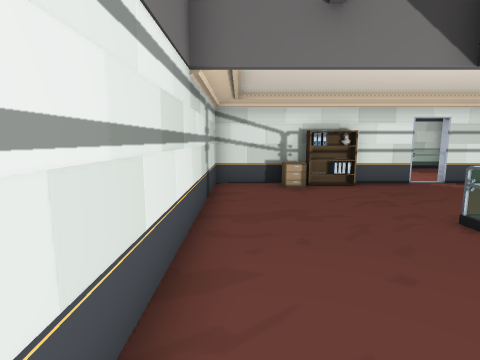
view 1 (above)

12 first-person views from a walk through a scene from a Unity 3-D project. The camera is 1.5 m above the floor, tilts 8° down and sees 80° across. Doors are open. The floor is counted in squares, 1 m on a side. Each view is taken from the middle of a square. On the plan, view 1 faces up. The plan holds only what a view shows up to about 14 squares ahead; the rest is blank. The place goes on beyond the plan. The player character is not drawn.

view 2
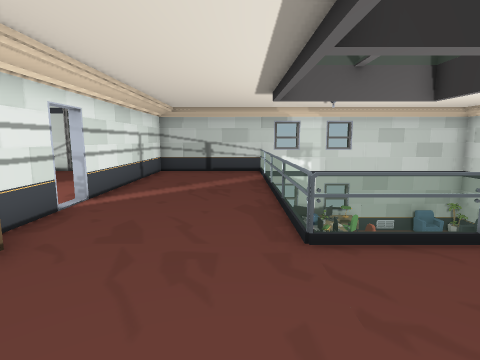

view 3
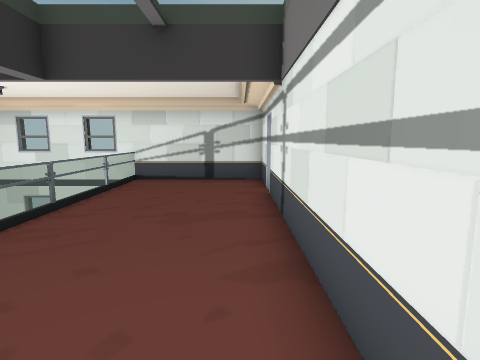

view 4
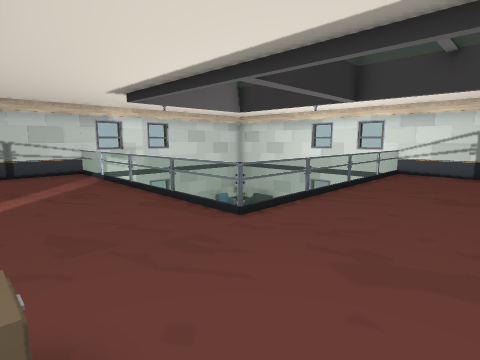

view 5
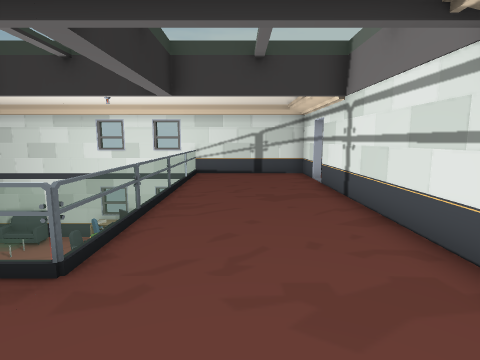

view 6
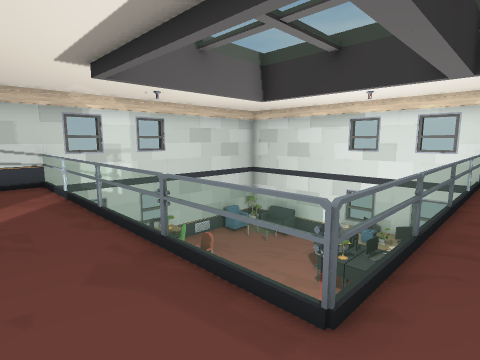

view 7
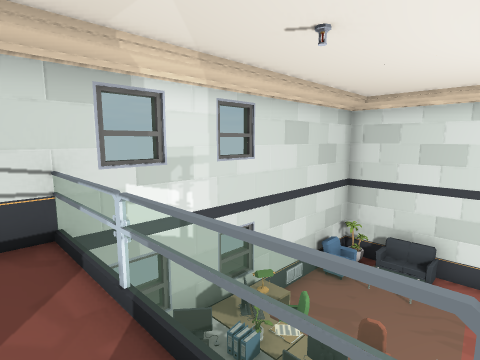

view 8
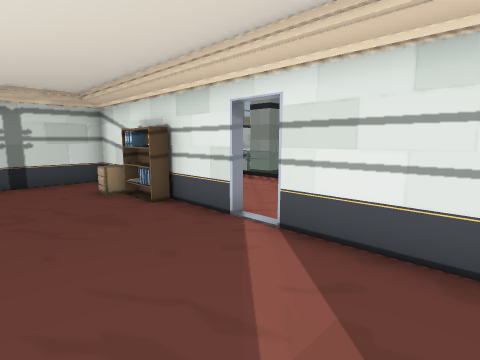

view 9
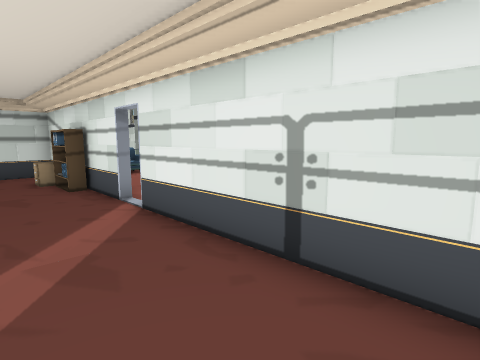

view 10
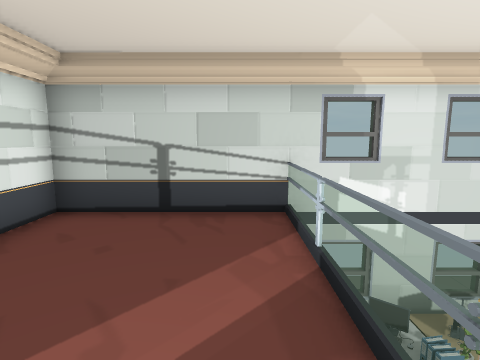

view 11
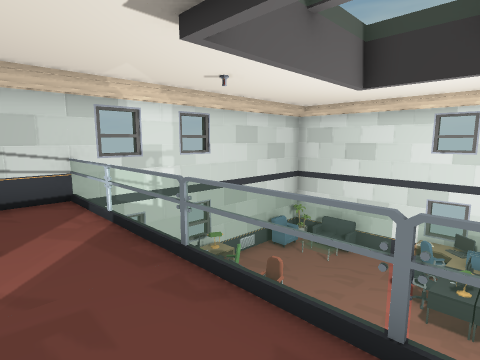

view 12
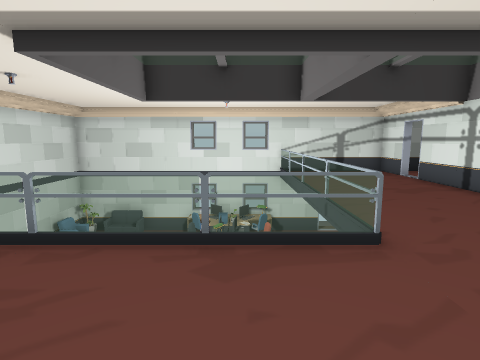

### Floor plan
Key: @ floor where view 1 was taken; # wall or solid block; x gap in a wall; . floor; D open door; v drop or lower ground; R drawers; P plant; O other object.
Columns run from 3 left of view 1 to 14 right of it. Each row starts with its distance up from view 1.
 11         ..D..
 10    ###O DxDD#D#DD
  9   #..RO.D.DD.D.DD#
  8   D..............#
  7   #..............#
  6   #..............#
  5   #....OOOOOOOOOO#
  4   #....O         #
  3   #....O         #
  2   #....O         #
  1   #....O        v#
  0   #@...O vvvvvvvv#
 -1   #....O vvvvvvvv#
 -2   D....O  vvvvvvv#
 -3   x....O   vvvvvv#
 -4  .#....O   vvvvvP#
 -5 ####DD###########

Positions as (right, up) in squares from view 1, and headings:
1: (0, 0), facing up
2: (0, 6), facing right
3: (0, 6), facing down
4: (0, 9), facing down-right
5: (2, 8), facing down
6: (3, 7), facing down-right
7: (9, 6), facing down-right
8: (10, 6), facing up-left
9: (13, 7), facing up-left
10: (8, 6), facing right
11: (6, 7), facing down-right
12: (6, 9), facing down
